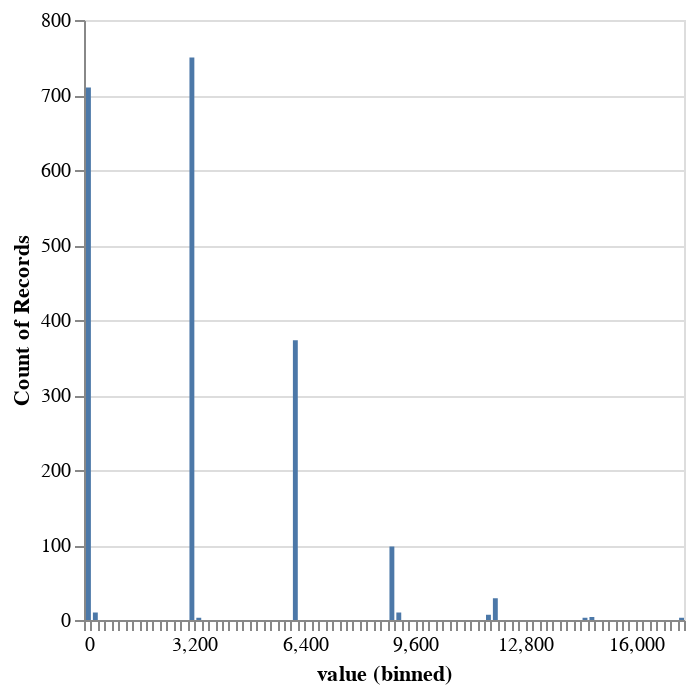

The notebook cell this image was saved under:
### Code cell
(
    alt.Chart(lognormal_variance_sampling_distribution_pd)
    .mark_bar()
    .encode(
        alt.X("value", bin=alt.Bin(maxbins=100)),
        alt.Y("count()")
    )
).show()

### Figure 1 — Vega-Lite specification as saved in the notebook (floating-point values rounded to 4 significant figures; data arrays with more than 128 entries replaced by an {"elided": "..."} marker saying what was removed)
{"config": {"view": {"continuousWidth": 300, "continuousHeight": 300}}, "data": {"name": "data-5c0620e1b72bdc26a64c4b1c0d4b94b6"}, "mark": {"type": "bar"}, "encoding": {"x": {"bin": {"maxbins": 100}, "field": "value", "type": "quantitative"}, "y": {"aggregate": "count", "type": "quantitative"}}, "$schema": "https://vega.github.io/schema/vega-lite/v6.1.0.json", "datasets": {"data-5c0620e1b72bdc26a64c4b1c0d4b94b6": {"elided": "2000 records"}}}
